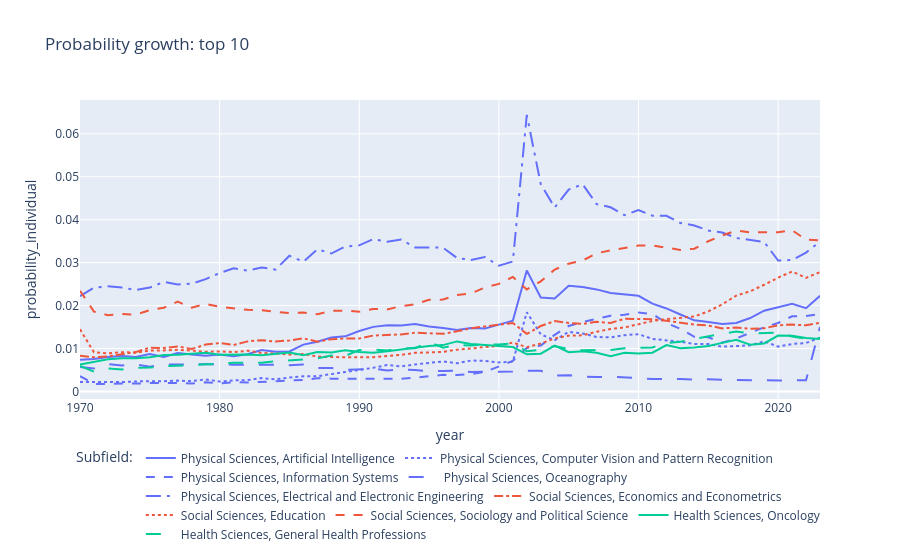

Notebook code for this chart:
### Code cell
fig = px.line(
    df_global_topics.query("subfield_id == @subfield_top"),
    x="year",
    y="probability_individual",
    color="domain_name",      # now grouped by domain in text
    line_dash="subfield_name",
    hover_name="subfield_name",
    title=f"Probability growth: top {n}",
)
fig.update_layout(
    legend=dict(
        title="Subfield:",
        orientation="h",   # horizontal
        yanchor="bottom",
        y=-0.5,           # distance below plot
        xanchor="center",
        x=0.5
    )
)

fig.show()

### Figure 1 — Plotly figure (JSON) as saved in the notebook; plotly's stock layout.template omitted (floating-point values rounded to 4 significant figures)
{"data": [{"hovertemplate": "<b>%{hovertext}</b><br><br>domain_name=Physical Sciences<br>subfield_name=Artificial Intelligence<br>year=%{x}<br>probability_individual=%{y}<extra></extra>", "hovertext": ["Artificial Intelligence", "Artificial Intelligence", "Artificial Intelligence", "Artificial Intelligence", "Artificial Intelligence", "Artificial Intelligence", "Artificial Intelligence", "Artificial Intelligence", "Artificial Intelligence", "Artificial Intelligence", "Artificial Intelligence", "Artificial Intelligence", "Artificial Intelligence", "Artificial Intelligence", "Artificial Intelligence", "Artificial Intelligence", "Artificial Intelligence", "Artificial Intelligence", "Artificial Intelligence", "Artificial Intelligence", "Artificial Intelligence", "Artificial Intelligence", "Artificial Intelligence", "Artificial Intelligence", "Artificial Intelligence", "Artificial Intelligence", "Artificial Intelligence", "Artificial Intelligence", "Artificial Intelligence", "Artificial Intelligence", "Artificial Intelligence", "Artificial Intelligence", "Artificial Intelligence", "Artificial Intelligence", "Artificial Intelligence", "Artificial Intelligence", "Artificial Intelligence", "Artificial Intelligence", "Artificial Intelligence", "Artificial Intelligence", "Artificial Intelligence", "Artificial Intelligence", "Artificial Intelligence", "Artificial Intelligence", "Artificial Intelligence", "Artificial Intelligence", "Artificial Intelligence", "Artificial Intelligence", "Artificial Intelligence", "Artificial Intelligence", "Artificial Intelligence", "Artificial Intelligence", "Artificial Intelligence", "Artificial Intelligence"], "legendgroup": "Physical Sciences, Artificial Intelligence", "line": {"color": "#636efa", "dash": "solid"}, "marker": {"symbol": "circle"}, "mode": "lines", "name": "Physical Sciences, Artificial Intelligence", "orientation": "v", "showlegend": true, "x": [1970, 1971, 1972, 1973, 1974, 1975, 1976, 1977, 1978, 1979, 1980, 1981, 1982, 1983, 1984, 1985, 1986, 1987, 1988, 1989, 1990, 1991, 1992, 1993, 1994, 1995, 1996, 1997, 1998, 1999, 2000, 2001, 2002, 2003, 2004, 2005, 2006, 2007, 2008, 2009, 2010, 2011, 2012, 2013, 2014, 2015, 2016, 2017, 2018, 2019, 2020, 2021, 2022, 2023], "xaxis": "x", "y": [0.007375, 0.007563, 0.008005, 0.008229, 0.008047, 0.008707, 0.008016, 0.008956, 0.0086, 0.008301, 0.00861, 0.008179, 0.008654, 0.009653, 0.009231, 0.009318, 0.01091, 0.01159, 0.01254, 0.01283, 0.01407, 0.01504, 0.01542, 0.01535, 0.01573, 0.01512, 0.0148, 0.01432, 0.01477, 0.01469, 0.01556, 0.01647, 0.02819, 0.02187, 0.02166, 0.02459, 0.02431, 0.02377, 0.02294, 0.02265, 0.02227, 0.02044, 0.01933, 0.01792, 0.01657, 0.01616, 0.0157, 0.01593, 0.0171, 0.0188, 0.01962, 0.02043, 0.01939, 0.02227], "yaxis": "y", "type": "scatter"}, {"hovertemplate": "<b>%{hovertext}</b><br><br>domain_name=Physical Sciences<br>subfield_name=Computer Vision and Pattern Recognition<br>year=%{x}<br>probability_individual=%{y}<extra></extra>", "hovertext": ["Computer Vision and Pattern Recognition", "Computer Vision and Pattern Recognition", "Computer Vision and Pattern Recognition", "Computer Vision and Pattern Recognition", "Computer Vision and Pattern Recognition", "Computer Vision and Pattern Recognition", "Computer Vision and Pattern Recognition", "Computer Vision and Pattern Recognition", "Computer Vision and Pattern Recognition", "Computer Vision and Pattern Recognition", "Computer Vision and Pattern Recognition", "Computer Vision and Pattern Recognition", "Computer Vision and Pattern Recognition", "Computer Vision and Pattern Recognition", "Computer Vision and Pattern Recognition", "Computer Vision and Pattern Recognition", "Computer Vision and Pattern Recognition", "Computer Vision and Pattern Recognition", "Computer Vision and Pattern Recognition", "Computer Vision and Pattern Recognition", "Computer Vision and Pattern Recognition", "Computer Vision and Pattern Recognition", "Computer Vision and Pattern Recognition", "Computer Vision and Pattern Recognition", "Computer Vision and Pattern Recognition", "Computer Vision and Pattern Recognition", "Computer Vision and Pattern Recognition", "Computer Vision and Pattern Recognition", "Computer Vision and Pattern Recognition", "Computer Vision and Pattern Recognition", "Computer Vision and Pattern Recognition", "Computer Vision and Pattern Recognition", "Computer Vision and Pattern Recognition", "Computer Vision and Pattern Recognition", "Computer Vision and Pattern Recognition", "Computer Vision and Pattern Recognition", "Computer Vision and Pattern Recognition", "Computer Vision and Pattern Recognition", "Computer Vision and Pattern Recognition", "Computer Vision and Pattern Recognition", "Computer Vision and Pattern Recognition", "Computer Vision and Pattern Recognition", "Computer Vision and Pattern Recognition", "Computer Vision and Pattern Recognition", "Computer Vision and Pattern Recognition", "Computer Vision and Pattern Recognition", "Computer Vision and Pattern Recognition", "Computer Vision and Pattern Recognition", "Computer Vision and Pattern Recognition", "Computer Vision and Pattern Recognition", "Computer Vision and Pattern Recognition", "Computer Vision and Pattern Recognition", "Computer Vision and Pattern Recognition", "Computer Vision and Pattern Recognition"], "legendgroup": "Physical Sciences, Computer Vision and Pattern Recognition", "line": {"color": "#636efa", "dash": "dot"}, "marker": {"symbol": "circle"}, "mode": "lines", "name": "Physical Sciences, Computer Vision and Pattern Recognition", "orientation": "v", "showlegend": true, "x": [1970, 1971, 1972, 1973, 1974, 1975, 1976, 1977, 1978, 1979, 1980, 1981, 1982, 1983, 1984, 1985, 1986, 1987, 1988, 1989, 1990, 1991, 1992, 1993, 1994, 1995, 1996, 1997, 1998, 1999, 2000, 2001, 2002, 2003, 2004, 2005, 2006, 2007, 2008, 2009, 2010, 2011, 2012, 2013, 2014, 2015, 2016, 2017, 2018, 2019, 2020, 2021, 2022, 2023], "xaxis": "x", "y": [0.002177, 0.002159, 0.002162, 0.002189, 0.002341, 0.002317, 0.002393, 0.002521, 0.002403, 0.002803, 0.0023, 0.002581, 0.002642, 0.003115, 0.002827, 0.003238, 0.003556, 0.003556, 0.004049, 0.00438, 0.004857, 0.005498, 0.006167, 0.00582, 0.006298, 0.006586, 0.006988, 0.006565, 0.0072, 0.007106, 0.006759, 0.006902, 0.01846, 0.01331, 0.01193, 0.01388, 0.0135, 0.01269, 0.01258, 0.0131, 0.01334, 0.01223, 0.01192, 0.01157, 0.01108, 0.01103, 0.01043, 0.01051, 0.01073, 0.01167, 0.01045, 0.01105, 0.0113, 0.01253], "yaxis": "y", "type": "scatter"}, {"hovertemplate": "<b>%{hovertext}</b><br><br>domain_name=Physical Sciences<br>subfield_name=Information Systems<br>year=%{x}<br>probability_individual=%{y}<extra></extra>", "hovertext": ["Information Systems", "Information Systems", "Information Systems", "Information Systems", "Information Systems", "Information Systems", "Information Systems", "Information Systems", "Information Systems", "Information Systems", "Information Systems", "Information Systems", "Information Systems", "Information Systems", "Information Systems", "Information Systems", "Information Systems", "Information Systems", "Information Systems", "Information Systems", "Information Systems", "Information Systems", "Information Systems", "Information Systems", "Information Systems", "Information Systems", "Information Systems", "Information Systems", "Information Systems", "Information Systems", "Information Systems", "Information Systems", "Information Systems", "Information Systems", "Information Systems", "Information Systems", "Information Systems", "Information Systems", "Information Systems", "Information Systems", "Information Systems", "Information Systems", "Information Systems", "Information Systems", "Information Systems", "Information Systems", "Information Systems", "Information Systems", "Information Systems", "Information Systems", "Information Systems", "Information Systems", "Information Systems", "Information Systems"], "legendgroup": "Physical Sciences, Information Systems", "line": {"color": "#636efa", "dash": "dash"}, "marker": {"symbol": "circle"}, "mode": "lines", "name": "Physical Sciences, Information Systems", "orientation": "v", "showlegend": true, "x": [1970, 1971, 1972, 1973, 1974, 1975, 1976, 1977, 1978, 1979, 1980, 1981, 1982, 1983, 1984, 1985, 1986, 1987, 1988, 1989, 1990, 1991, 1992, 1993, 1994, 1995, 1996, 1997, 1998, 1999, 2000, 2001, 2002, 2003, 2004, 2005, 2006, 2007, 2008, 2009, 2010, 2011, 2012, 2013, 2014, 2015, 2016, 2017, 2018, 2019, 2020, 2021, 2022, 2023], "xaxis": "x", "y": [0.003597, 0.001754, 0.001724, 0.001869, 0.001828, 0.001971, 0.001933, 0.001989, 0.001845, 0.002133, 0.001877, 0.002159, 0.002065, 0.002275, 0.00243, 0.002537, 0.002702, 0.003068, 0.002981, 0.002953, 0.002921, 0.002938, 0.002907, 0.002936, 0.003217, 0.003596, 0.003862, 0.003823, 0.004039, 0.004539, 0.005872, 0.007126, 0.01014, 0.01069, 0.01319, 0.01526, 0.01618, 0.01695, 0.01765, 0.01785, 0.01837, 0.01805, 0.01595, 0.01458, 0.01272, 0.01262, 0.01137, 0.01234, 0.01356, 0.01496, 0.01595, 0.01751, 0.01755, 0.01806], "yaxis": "y", "type": "scatter"}, {"hovertemplate": "<b>%{hovertext}</b><br><br>domain_name=Physical Sciences<br>subfield_name=Oceanography<br>year=%{x}<br>probability_individual=%{y}<extra></extra>", "hovertext": ["Oceanography", "Oceanography", "Oceanography", "Oceanography", "Oceanography", "Oceanography", "Oceanography", "Oceanography", "Oceanography", "Oceanography", "Oceanography", "Oceanography", "Oceanography", "Oceanography", "Oceanography", "Oceanography", "Oceanography", "Oceanography", "Oceanography", "Oceanography", "Oceanography", "Oceanography", "Oceanography", "Oceanography", "Oceanography", "Oceanography", "Oceanography", "Oceanography", "Oceanography", "Oceanography", "Oceanography", "Oceanography", "Oceanography", "Oceanography", "Oceanography", "Oceanography", "Oceanography", "Oceanography", "Oceanography", "Oceanography", "Oceanography", "Oceanography", "Oceanography", "Oceanography", "Oceanography", "Oceanography", "Oceanography", "Oceanography", "Oceanography", "Oceanography", "Oceanography", "Oceanography", "Oceanography", "Oceanography"], "legendgroup": "Physical Sciences, Oceanography", "line": {"color": "#636efa", "dash": "longdash"}, "marker": {"symbol": "circle"}, "mode": "lines", "name": "Physical Sciences, Oceanography", "orientation": "v", "showlegend": true, "x": [1970, 1971, 1972, 1973, 1974, 1975, 1976, 1977, 1978, 1979, 1980, 1981, 1982, 1983, 1984, 1985, 1986, 1987, 1988, 1989, 1990, 1991, 1992, 1993, 1994, 1995, 1996, 1997, 1998, 1999, 2000, 2001, 2002, 2003, 2004, 2005, 2006, 2007, 2008, 2009, 2010, 2011, 2012, 2013, 2014, 2015, 2016, 2017, 2018, 2019, 2020, 2021, 2022, 2023], "xaxis": "x", "y": [0.005675, 0.00536, 0.006366, 0.00604, 0.006269, 0.005764, 0.006241, 0.006284, 0.006306, 0.006268, 0.006373, 0.006194, 0.006213, 0.006281, 0.00624, 0.00613, 0.006284, 0.005443, 0.005477, 0.00502, 0.005114, 0.005296, 0.004878, 0.005152, 0.005001, 0.004688, 0.004771, 0.004825, 0.004543, 0.004589, 0.004467, 0.004641, 0.004805, 0.004797, 0.003711, 0.003786, 0.003473, 0.003348, 0.003423, 0.003348, 0.003096, 0.002876, 0.002945, 0.002914, 0.002745, 0.002831, 0.002729, 0.002662, 0.002583, 0.002649, 0.002556, 0.002599, 0.002623, 0.01498], "yaxis": "y", "type": "scatter"}, {"hovertemplate": "<b>%{hovertext}</b><br><br>domain_name=Physical Sciences<br>subfield_name=Electrical and Electronic Engineering<br>year=%{x}<br>probability_individual=%{y}<extra></extra>", "hovertext": ["Electrical and Electronic Engineering", "Electrical and Electronic Engineering", "Electrical and Electronic Engineering", "Electrical and Electronic Engineering", "Electrical and Electronic Engineering", "Electrical and Electronic Engineering", "Electrical and Electronic Engineering", "Electrical and Electronic Engineering", "Electrical and Electronic Engineering", "Electrical and Electronic Engineering", "Electrical and Electronic Engineering", "Electrical and Electronic Engineering", "Electrical and Electronic Engineering", "Electrical and Electronic Engineering", "Electrical and Electronic Engineering", "Electrical and Electronic Engineering", "Electrical and Electronic Engineering", "Electrical and Electronic Engineering", "Electrical and Electronic Engineering", "Electrical and Electronic Engineering", "Electrical and Electronic Engineering", "Electrical and Electronic Engineering", "Electrical and Electronic Engineering", "Electrical and Electronic Engineering", "Electrical and Electronic Engineering", "Electrical and Electronic Engineering", "Electrical and Electronic Engineering", "Electrical and Electronic Engineering", "Electrical and Electronic Engineering", "Electrical and Electronic Engineering", "Electrical and Electronic Engineering", "Electrical and Electronic Engineering", "Electrical and Electronic Engineering", "Electrical and Electronic Engineering", "Electrical and Electronic Engineering", "Electrical and Electronic Engineering", "Electrical and Electronic Engineering", "Electrical and Electronic Engineering", "Electrical and Electronic Engineering", "Electrical and Electronic Engineering", "Electrical and Electronic Engineering", "Electrical and Electronic Engineering", "Electrical and Electronic Engineering", "Electrical and Electronic Engineering", "Electrical and Electronic Engineering", "Electrical and Electronic Engineering", "Electrical and Electronic Engineering", "Electrical and Electronic Engineering", "Electrical and Electronic Engineering", "Electrical and Electronic Engineering", "Electrical and Electronic Engineering", "Electrical and Electronic Engineering", "Electrical and Electronic Engineering", "Electrical and Electronic Engineering"], "legendgroup": "Physical Sciences, Electrical and Electronic Engineering", "line": {"color": "#636efa", "dash": "longdashdot"}, "marker": {"symbol": "circle"}, "mode": "lines", "name": "Physical Sciences, Electrical and Electronic Engineering", "orientation": "v", "showlegend": true, "x": [1970, 1971, 1972, 1973, 1974, 1975, 1976, 1977, 1978, 1979, 1980, 1981, 1982, 1983, 1984, 1985, 1986, 1987, 1988, 1989, 1990, 1991, 1992, 1993, 1994, 1995, 1996, 1997, 1998, 1999, 2000, 2001, 2002, 2003, 2004, 2005, 2006, 2007, 2008, 2009, 2010, 2011, 2012, 2013, 2014, 2015, 2016, 2017, 2018, 2019, 2020, 2021, 2022, 2023], "xaxis": "x", "y": [0.0222, 0.02419, 0.02448, 0.02419, 0.02362, 0.0242, 0.02551, 0.02493, 0.02509, 0.02615, 0.02758, 0.02867, 0.02813, 0.02889, 0.02838, 0.03161, 0.03022, 0.0331, 0.03212, 0.03376, 0.03402, 0.03548, 0.03484, 0.03539, 0.03355, 0.03355, 0.03349, 0.03109, 0.03062, 0.03131, 0.02928, 0.03027, 0.0644, 0.04828, 0.04284, 0.04701, 0.04825, 0.04363, 0.04289, 0.04106, 0.04225, 0.04092, 0.04091, 0.03923, 0.03866, 0.03747, 0.03703, 0.03573, 0.03529, 0.03482, 0.0305, 0.0306, 0.03235, 0.03491], "yaxis": "y", "type": "scatter"}, {"hovertemplate": "<b>%{hovertext}</b><br><br>domain_name=Social Sciences<br>subfield_name=Economics and Econometrics<br>year=%{x}<br>probability_individual=%{y}<extra></extra>", "hovertext": ["Economics and Econometrics", "Economics and Econometrics", "Economics and Econometrics", "Economics and Econometrics", "Economics and Econometrics", "Economics and Econometrics", "Economics and Econometrics", "Economics and Econometrics", "Economics and Econometrics", "Economics and Econometrics", "Economics and Econometrics", "Economics and Econometrics", "Economics and Econometrics", "Economics and Econometrics", "Economics and Econometrics", "Economics and Econometrics", "Economics and Econometrics", "Economics and Econometrics", "Economics and Econometrics", "Economics and Econometrics", "Economics and Econometrics", "Economics and Econometrics", "Economics and Econometrics", "Economics and Econometrics", "Economics and Econometrics", "Economics and Econometrics", "Economics and Econometrics", "Economics and Econometrics", "Economics and Econometrics", "Economics and Econometrics", "Economics and Econometrics", "Economics and Econometrics", "Economics and Econometrics", "Economics and Econometrics", "Economics and Econometrics", "Economics and Econometrics", "Economics and Econometrics", "Economics and Econometrics", "Economics and Econometrics", "Economics and Econometrics", "Economics and Econometrics", "Economics and Econometrics", "Economics and Econometrics", "Economics and Econometrics", "Economics and Econometrics", "Economics and Econometrics", "Economics and Econometrics", "Economics and Econometrics", "Economics and Econometrics", "Economics and Econometrics", "Economics and Econometrics", "Economics and Econometrics", "Economics and Econometrics", "Economics and Econometrics"], "legendgroup": "Social Sciences, Economics and Econometrics", "line": {"color": "#EF553B", "dash": "dashdot"}, "marker": {"symbol": "circle"}, "mode": "lines", "name": "Social Sciences, Economics and Econometrics", "orientation": "v", "showlegend": true, "x": [1970, 1971, 1972, 1973, 1974, 1975, 1976, 1977, 1978, 1979, 1980, 1981, 1982, 1983, 1984, 1985, 1986, 1987, 1988, 1989, 1990, 1991, 1992, 1993, 1994, 1995, 1996, 1997, 1998, 1999, 2000, 2001, 2002, 2003, 2004, 2005, 2006, 2007, 2008, 2009, 2010, 2011, 2012, 2013, 2014, 2015, 2016, 2017, 2018, 2019, 2020, 2021, 2022, 2023], "xaxis": "x", "y": [0.008308, 0.007968, 0.008185, 0.008678, 0.009165, 0.01019, 0.01012, 0.01047, 0.009875, 0.01092, 0.01128, 0.01083, 0.01166, 0.01195, 0.01163, 0.01188, 0.01238, 0.01158, 0.01216, 0.01234, 0.01233, 0.01302, 0.01307, 0.01328, 0.01368, 0.01347, 0.01342, 0.014, 0.01472, 0.01513, 0.0155, 0.01596, 0.01341, 0.01524, 0.01639, 0.01595, 0.01574, 0.01623, 0.01597, 0.01693, 0.01686, 0.01681, 0.01647, 0.01596, 0.01559, 0.01535, 0.01469, 0.01489, 0.01459, 0.01471, 0.01542, 0.01558, 0.01541, 0.01598], "yaxis": "y", "type": "scatter"}, {"hovertemplate": "<b>%{hovertext}</b><br><br>domain_name=Social Sciences<br>subfield_name=Education<br>year=%{x}<br>probability_individual=%{y}<extra></extra>", "hovertext": ["Education", "Education", "Education", "Education", "Education", "Education", "Education", "Education", "Education", "Education", "Education", "Education", "Education", "Education", "Education", "Education", "Education", "Education", "Education", "Education", "Education", "Education", "Education", "Education", "Education", "Education", "Education", "Education", "Education", "Education", "Education", "Education", "Education", "Education", "Education", "Education", "Education", "Education", "Education", "Education", "Education", "Education", "Education", "Education", "Education", "Education", "Education", "Education", "Education", "Education", "Education", "Education", "Education", "Education"], "legendgroup": "Social Sciences, Education", "line": {"color": "#EF553B", "dash": "dot"}, "marker": {"symbol": "circle"}, "mode": "lines", "name": "Social Sciences, Education", "orientation": "v", "showlegend": true, "x": [1970, 1971, 1972, 1973, 1974, 1975, 1976, 1977, 1978, 1979, 1980, 1981, 1982, 1983, 1984, 1985, 1986, 1987, 1988, 1989, 1990, 1991, 1992, 1993, 1994, 1995, 1996, 1997, 1998, 1999, 2000, 2001, 2002, 2003, 2004, 2005, 2006, 2007, 2008, 2009, 2010, 2011, 2012, 2013, 2014, 2015, 2016, 2017, 2018, 2019, 2020, 2021, 2022, 2023], "xaxis": "x", "y": [0.01447, 0.009117, 0.008892, 0.009145, 0.009029, 0.009508, 0.009562, 0.009684, 0.009534, 0.009231, 0.009327, 0.009171, 0.009472, 0.008973, 0.008845, 0.008591, 0.008728, 0.008131, 0.008013, 0.00791, 0.007937, 0.007982, 0.008209, 0.008516, 0.008987, 0.009184, 0.009212, 0.009731, 0.00999, 0.01027, 0.01062, 0.0114, 0.01031, 0.01117, 0.01234, 0.013, 0.01308, 0.01389, 0.01456, 0.01491, 0.01558, 0.01641, 0.01685, 0.01716, 0.01746, 0.01865, 0.02028, 0.02233, 0.02334, 0.02484, 0.0265, 0.02794, 0.02646, 0.02778], "yaxis": "y", "type": "scatter"}, {"hovertemplate": "<b>%{hovertext}</b><br><br>domain_name=Social Sciences<br>subfield_name=Sociology and Political Science<br>year=%{x}<br>probability_individual=%{y}<extra></extra>", "hovertext": ["Sociology and Political Science", "Sociology and Political Science", "Sociology and Political Science", "Sociology and Political Science", "Sociology and Political Science", "Sociology and Political Science", "Sociology and Political Science", "Sociology and Political Science", "Sociology and Political Science", "Sociology and Political Science", "Sociology and Political Science", "Sociology and Political Science", "Sociology and Political Science", "Sociology and Political Science", "Sociology and Political Science", "Sociology and Political Science", "Sociology and Political Science", "Sociology and Political Science", "Sociology and Political Science", "Sociology and Political Science", "Sociology and Political Science", "Sociology and Political Science", "Sociology and Political Science", "Sociology and Political Science", "Sociology and Political Science", "Sociology and Political Science", "Sociology and Political Science", "Sociology and Political Science", "Sociology and Political Science", "Sociology and Political Science", "Sociology and Political Science", "Sociology and Political Science", "Sociology and Political Science", "Sociology and Political Science", "Sociology and Political Science", "Sociology and Political Science", "Sociology and Political Science", "Sociology and Political Science", "Sociology and Political Science", "Sociology and Political Science", "Sociology and Political Science", "Sociology and Political Science", "Sociology and Political Science", "Sociology and Political Science", "Sociology and Political Science", "Sociology and Political Science", "Sociology and Political Science", "Sociology and Political Science", "Sociology and Political Science", "Sociology and Political Science", "Sociology and Political Science", "Sociology and Political Science", "Sociology and Political Science", "Sociology and Political Science"], "legendgroup": "Social Sciences, Sociology and Political Science", "line": {"color": "#EF553B", "dash": "dash"}, "marker": {"symbol": "circle"}, "mode": "lines", "name": "Social Sciences, Sociology and Political Science", "orientation": "v", "showlegend": true, "x": [1970, 1971, 1972, 1973, 1974, 1975, 1976, 1977, 1978, 1979, 1980, 1981, 1982, 1983, 1984, 1985, 1986, 1987, 1988, 1989, 1990, 1991, 1992, 1993, 1994, 1995, 1996, 1997, 1998, 1999, 2000, 2001, 2002, 2003, 2004, 2005, 2006, 2007, 2008, 2009, 2010, 2011, 2012, 2013, 2014, 2015, 2016, 2017, 2018, 2019, 2020, 2021, 2022, 2023], "xaxis": "x", "y": [0.02347, 0.01859, 0.01777, 0.01803, 0.0179, 0.01893, 0.01949, 0.02092, 0.01951, 0.02038, 0.01971, 0.01937, 0.01902, 0.01889, 0.01855, 0.01825, 0.01839, 0.01797, 0.01876, 0.0188, 0.01858, 0.01922, 0.01911, 0.01987, 0.02031, 0.02133, 0.0214, 0.02248, 0.02281, 0.0242, 0.02506, 0.02667, 0.02376, 0.02564, 0.02838, 0.02976, 0.03049, 0.03218, 0.03284, 0.03336, 0.03398, 0.034, 0.03356, 0.03297, 0.03325, 0.03499, 0.03634, 0.03747, 0.03705, 0.03703, 0.03705, 0.03755, 0.03537, 0.0352], "yaxis": "y", "type": "scatter"}, {"hovertemplate": "<b>%{hovertext}</b><br><br>domain_name=Health Sciences<br>subfield_name=Oncology<br>year=%{x}<br>probability_individual=%{y}<extra></extra>", "hovertext": ["Oncology", "Oncology", "Oncology", "Oncology", "Oncology", "Oncology", "Oncology", "Oncology", "Oncology", "Oncology", "Oncology", "Oncology", "Oncology", "Oncology", "Oncology", "Oncology", "Oncology", "Oncology", "Oncology", "Oncology", "Oncology", "Oncology", "Oncology", "Oncology", "Oncology", "Oncology", "Oncology", "Oncology", "Oncology", "Oncology", "Oncology", "Oncology", "Oncology", "Oncology", "Oncology", "Oncology", "Oncology", "Oncology", "Oncology", "Oncology", "Oncology", "Oncology", "Oncology", "Oncology", "Oncology", "Oncology", "Oncology", "Oncology", "Oncology", "Oncology", "Oncology", "Oncology", "Oncology", "Oncology"], "legendgroup": "Health Sciences, Oncology", "line": {"color": "#00cc96", "dash": "solid"}, "marker": {"symbol": "circle"}, "mode": "lines", "name": "Health Sciences, Oncology", "orientation": "v", "showlegend": true, "x": [1970, 1971, 1972, 1973, 1974, 1975, 1976, 1977, 1978, 1979, 1980, 1981, 1982, 1983, 1984, 1985, 1986, 1987, 1988, 1989, 1990, 1991, 1992, 1993, 1994, 1995, 1996, 1997, 1998, 1999, 2000, 2001, 2002, 2003, 2004, 2005, 2006, 2007, 2008, 2009, 2010, 2011, 2012, 2013, 2014, 2015, 2016, 2017, 2018, 2019, 2020, 2021, 2022, 2023], "xaxis": "x", "y": [0.006271, 0.006823, 0.007487, 0.007758, 0.00772, 0.007956, 0.00848, 0.008567, 0.008814, 0.009035, 0.008537, 0.008563, 0.008608, 0.00841, 0.008749, 0.009076, 0.008445, 0.009202, 0.009101, 0.009617, 0.009197, 0.00904, 0.009372, 0.009793, 0.01013, 0.01056, 0.01079, 0.01166, 0.01107, 0.01082, 0.01061, 0.01035, 0.008638, 0.008791, 0.01069, 0.00914, 0.009362, 0.009014, 0.008212, 0.009004, 0.00884, 0.009024, 0.01082, 0.01007, 0.01025, 0.0106, 0.01132, 0.01204, 0.01087, 0.01117, 0.01303, 0.01299, 0.01247, 0.01221], "yaxis": "y", "type": "scatter"}, {"hovertemplate": "<b>%{hovertext}</b><br><br>domain_name=Health Sciences<br>subfield_name=General Health Professions<br>year=%{x}<br>probability_individual=%{y}<extra></extra>", "hovertext": ["General Health Professions", "General Health Professions", "General Health Professions", "General Health Professions", "General Health Professions", "General Health Professions", "General Health Professions", "General Health Professions", "General Health Professions", "General Health Professions", "General Health Professions", "General Health Professions", "General Health Professions", "General Health Professions", "General Health Professions", "General Health Professions", "General Health Professions", "General Health Professions", "General Health Professions", "General Health Professions", "General Health Professions", "General Health Professions", "General Health Professions", "General Health Professions", "General Health Professions", "General Health Professions", "General Health Professions", "General Health Professions", "General Health Professions", "General Health Professions", "General Health Professions", "General Health Professions", "General Health Professions", "General Health Professions", "General Health Professions", "General Health Professions", "General Health Professions", "General Health Professions", "General Health Professions", "General Health Professions", "General Health Professions", "General Health Professions", "General Health Professions", "General Health Professions", "General Health Professions", "General Health Professions", "General Health Professions", "General Health Professions", "General Health Professions", "General Health Professions", "General Health Professions", "General Health Professions", "General Health Professions", "General Health Professions"], "legendgroup": "Health Sciences, General Health Professions", "line": {"color": "#00cc96", "dash": "longdash"}, "marker": {"symbol": "circle"}, "mode": "lines", "name": "Health Sciences, General Health Professions", "orientation": "v", "showlegend": true, "x": [1970, 1971, 1972, 1973, 1974, 1975, 1976, 1977, 1978, 1979, 1980, 1981, 1982, 1983, 1984, 1985, 1986, 1987, 1988, 1989, 1990, 1991, 1992, 1993, 1994, 1995, 1996, 1997, 1998, 1999, 2000, 2001, 2002, 2003, 2004, 2005, 2006, 2007, 2008, 2009, 2010, 2011, 2012, 2013, 2014, 2015, 2016, 2017, 2018, 2019, 2020, 2021, 2022, 2023], "xaxis": "x", "y": [0.005935, 0.004615, 0.00534, 0.005101, 0.005506, 0.005557, 0.005905, 0.005973, 0.006062, 0.006336, 0.006347, 0.006703, 0.006677, 0.00666, 0.007064, 0.007182, 0.007446, 0.007693, 0.008354, 0.008277, 0.009673, 0.00973, 0.009565, 0.01004, 0.01008, 0.01155, 0.01021, 0.01083, 0.01072, 0.011, 0.01093, 0.01116, 0.009352, 0.009734, 0.01055, 0.009877, 0.009604, 0.009635, 0.009671, 0.01004, 0.01022, 0.01024, 0.01128, 0.01157, 0.01227, 0.01286, 0.01352, 0.01395, 0.0135, 0.01362, 0.01368, 0.01277, 0.01229, 0.01244], "yaxis": "y", "type": "scatter"}], "layout": {"xaxis": {"anchor": "y", "domain": [0.0, 1.0], "title": {"text": "year"}}, "yaxis": {"anchor": "x", "domain": [0.0, 1.0], "title": {"text": "probability_individual"}}, "legend": {"title": {"text": "Subfield:"}, "tracegroupgap": 0, "orientation": "h", "yanchor": "bottom", "y": -0.5, "xanchor": "center", "x": 0.5}, "title": {"text": "Probability growth: top 10"}}}
